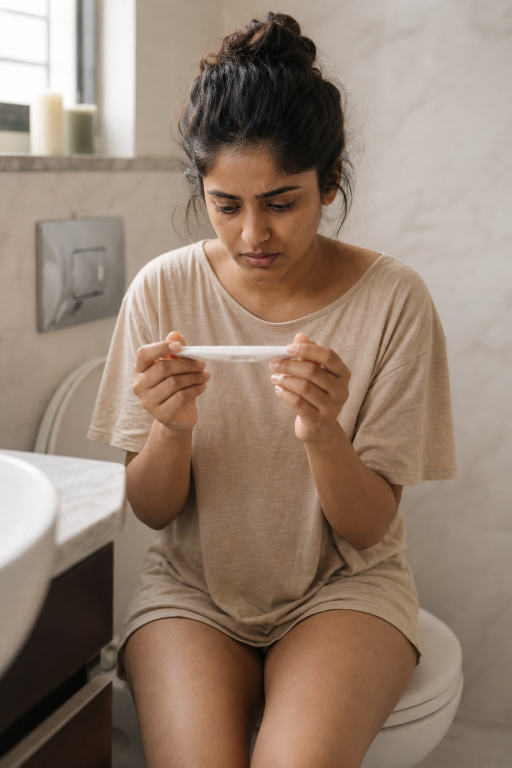
#> input picture reel2/img/01_test.png, 1024 x 1536 px (shown at 1/2 size)
$ python -i render.py   (imports and definitions only)
#> lines starting #> are read from the running program, lines starting #| are printed output that depends on the picture
"""Late-period explainer reel: Ken Burns scenes, transitions, overlays, word-synced captions.
Writes raw frames to ffmpeg -> video_noaudio.mp4 (1080x1920, 30 fps)."""
import json, math, os, re, subprocess, sys
from multiprocessing import Pool
import numpy as np
from PIL import Image, ImageDraw, ImageFont, ImageFilter, ImageChops

ROOT = os.path.dirname(os.path.abspath(__file__))
W, H, FPS = 1080, 1920, 30
DUR = 43.3
NF = int(DUR * FPS)
FD = '/usr/share/fonts/opentype/inter/'
_fc = {}
def F(name, size):
    k = (name, size)
    if k not in _fc: _fc[k] = ImageFont.truetype(FD + name, size)
    return _fc[k]

PINK = (255, 79, 139); PINK_SOFT = (255, 176, 205); MINT = (110, 231, 190); YEL = (255, 214, 92)
WHITE = (255, 255, 255); PLUM = (38, 14, 44); INK = (20, 10, 24)

def clamp(x, a=0.0, b=1.0): return a if x < a else b if x > b else x
def ease_io(x): x = clamp(x); return x * x * (3 - 2 * x)
def ease_out(x): x = clamp(x); return 1 - (1 - x) ** 3
def ease_in(x): x = clamp(x); return x ** 3
def back_out(x, s=1.9):
    x = clamp(x); x -= 1; return x * x * ((s + 1) * x + s) + 1
def ramp(t, t0, d): return clamp((t - t0) / d)

# ---------------------------------------------------------------- scenes
# (image, start, end, zoom0, zoom1, (fx0, fy0), (fx1, fy1)) focus = normalized source point at frame centre
SCENES = [
    ('01_test.png',      0.00, 3.20, 1.30, 1.12, (.50, .44), (.50, .40)),
    ('02_confused.png',  3.20, 5.45, 1.10, 1.24, (.50, .45), (.50, .36)),
    ('03_calendar.png',  5.45, 8.42, 1.28, 1.08, (.28, .50), (.45, .52)),
    ('04_stress.png',    8.42, 8.98, 1.18, 1.28, (.52, .40), (.52, .38)),
    ('05_exams.png',     8.98, 9.94, 1.28, 1.16, (.50, .45), (.50, .48)),
    ('06_travel.png',    9.94, 10.72, 1.10, 1.22, (.45, .45), (.52, .45)),
    ('07_unwell.png',   10.72, 11.74, 1.24, 1.12, (.48, .38), (.48, .42)),
    ('08_gym.png',      11.74, 14.10, 1.08, 1.22, (.50, .55), (.50, .40)),
    ('09_thyroid.png',  14.10, 15.24, 1.14, 1.26, (.55, .42), (.62, .40)),
    ('09b_pcos.png',    15.24, 17.20, 1.30, 1.12, (.35, .22), (.40, .35)),
    ('10_waiting.png',  17.20, 19.72, 1.08, 1.20, (.45, .50), (.55, .42)),
    ('11_journal.png',  19.72, 23.26, 1.25, 1.10, (.55, .58), (.50, .50)),
    ('12_months.png',   23.26, 27.12, 1.10, 1.22, (.30, .50), (.60, .50)),
    ('14_doctor.png',   27.12, 28.40, 1.22, 1.10, (.32, .48), (.40, .50)),
    ('15_testbox.png',  28.40, 32.72, 1.08, 1.26, (.50, .55), (.45, .62)),
    ('16_phone.png',    32.72, 35.72, 1.24, 1.10, (.55, .48), (.52, .50)),
    ('17_guide.png',    35.72, 40.48, 1.08, 1.20, (.40, .45), (.40, .42)),
    ('18_friends.png',  40.48, DUR,   1.22, 1.08, (.52, .45), (.50, .48)),
]
# transition style into scene i (i>=1)
TRANS = ['', 'zoom', 'whip', 'flash', 'zoom', 'whip', 'zoom', 'whip', 'flash', 'zoom', 'fade', 'whip',
         'zoom', 'flash', 'whip', 'zoom', 'whip', 'fade']
TD = {'zoom': 0.30, 'whip': 0.28, 'flash': 0.30, 'fade': 0.50}

_img = {}
# [6 lines left out: function src, not called in this run]

def grade(im):
    return im  # grading is applied in numpy in finish()

# [11 lines left out: function cam, not called in this run]

def hblur(im, k):
    if k < 2: return im
    return im.resize((max(8, int(W / k)), H), Image.BILINEAR).resize((W, H), Image.BILINEAR)
# [4 lines left out: function blur, not called in this run]

def scene_at(t):
    for i, sc in enumerate(SCENES):
        if sc[1] <= t < sc[2]: return i
    return len(SCENES) - 1

def background(t):
    i = scene_at(t)
    # transition window around cut into scene i, and cut into scene i+1
    if i + 1 < len(SCENES):
        cut = SCENES[i + 1][1]; kind = TRANS[i + 1]; d = TD[kind]
        if t >= cut - d / 2: return transition(i, i + 1, cut, kind, d, t)
    if i >= 1:
        cut = SCENES[i][1]; kind = TRANS[i]; d = TD[kind]
        if t < cut + d / 2: return transition(i - 1, i, cut, kind, d, t)
    return cam(i, t)

# [20 lines left out: function transition, not called in this run]

# ---------------------------------------------------------------- grading / finishing
yy = np.linspace(-1, 1, H)[:, None]; xx = np.linspace(-1, 1, W)[None, :]
VIG = (1 - 0.30 * np.clip((xx ** 2 * 0.8 + yy ** 2 * 0.6) - 0.15, 0, 1)).astype(np.float32)[..., None]
TOPG = np.clip(1 - (np.arange(H) / (H * 0.30)), 0, 1)[:, None, None].astype(np.float32) ** 1.6
BOTG = np.clip((np.arange(H) - H * 0.55) / (H * 0.45), 0, 1)[:, None, None].astype(np.float32) ** 1.4
_rng = np.random.default_rng(3)
GRAIN = [(_rng.normal(0, 1, (H // 2, W // 2)).astype(np.float32)) for _ in range(6)]
# [17 lines left out: functions finish, shadowed, not called in this run]

def sprite(w, h): return Image.new('RGBA', (w, h), (0, 0, 0, 0))

# [9 lines left out: function place, not called in this run]

_sp = {}
# [27 lines left out: functions pill, txt, not called in this run]

# icons drawn into a pill: (draw, cx, cy, r)
def ic_minus(d, cx, cy, r):
    d.ellipse((cx - r, cy - r, cx + r, cy + r), fill=WHITE); d.rounded_rectangle((cx - r * .55, cy - r * .13, cx + r * .55, cy + r * .13), 4, fill=PINK)
def ic_check(d, cx, cy, r):
    d.ellipse((cx - r, cy - r, cx + r, cy + r), fill=MINT)
    d.line([(cx - r * .45, cy + r * .02), (cx - r * .1, cy + r * .38), (cx + r * .5, cy - r * .35)], fill=PLUM, width=max(3, int(r * .26)), joint='curve')
# [4 lines left out: function ic_plus, not called in this run]
def ic_dot(col):
    def f(d, cx, cy, r): d.ellipse((cx - r * .42, cy - r * .42, cx + r * .42, cy + r * .42), fill=col)
    return f
# [10 lines left out: functions ic_num, pop, not called in this run]
def out(t, t1, d=0.22):  # multiplier for fade-out at t1
    return 1 - ease_in((t - t1) / d) if t > t1 else 1.0

# ---------------------------------------------------------------- overlays
TOPY = 330
# [187 lines left out: functions overlays, clock, cal7, plane, comment_box, not called in this run]

# ---------------------------------------------------------------- captions
# [1 line not run here, left out]
FIX = {'read': 'READ', 'pcos': 'PCOS'}
EMPH = {'late', 'negative', 'reasons', 'stress', 'exams', 'travel', 'unwell', 'weight', 'exercise', 'thyroid', 'pcos', 'waiting',
        'once', 'note', '3', 'months', 'doctor', 'pregnancy', 'week', 'follow', 'friday', 'read', 'guide', 'question', 'friend', 'panicking', '10', 'days'}
# [3 lines not run here, left out]

def build_chunks():
    ch, cur = [], []
    for i, w in enumerate(WORDS):
        cur.append(w)
        nxt = WORDS[i + 1] if i + 1 < len(WORDS) else None
        L = sum(len(x['t']) for x in cur) + len(cur)
        brk = nxt is None or w['p'] or (nxt['s'] - w['e'] > 0.28) or len(cur) >= 3 or L + len(nxt['t']) > 17
        if brk: ch.append(cur); cur = []
    out = []
    for k, c in enumerate(ch):
        s = c[0]['s'] - 0.06
        nxt = ch[k + 1][0]['s'] - 0.06 if k + 1 < len(ch) else DUR
        e = min(nxt, c[-1]['e'] + 0.55)
        out.append((s, e, c))
    return out
# [1 line that did not run here, left out]
CAPY = 1395
CF = F('InterDisplay-Black.otf', 84)

# [38 lines left out: functions word_sprite, captions, not called in this run]

# ---------------------------------------------------------------- frame
def frame(fi):
    t = fi / FPS
    bg = background(t)
    bg = finish(bg, fi).convert('RGBA')
    overlays(bg, t)
    captions(bg, t)
    return bg.convert('RGB').tobytes()

def render(frames):
    return [frame(f) for f in frames]

# [16 lines not run here, left out]

>>> import cv2
>>> picture = cv2.imread('img/01_test.png', cv2.IMREAD_GRAYSCALE)
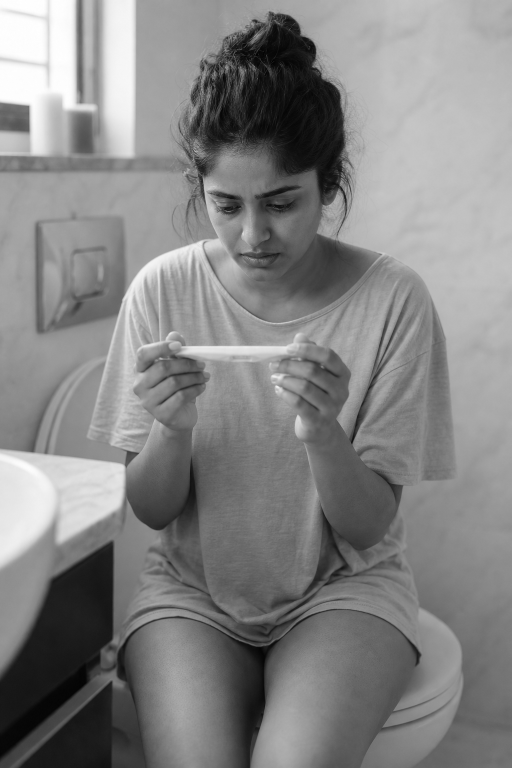
#> picture: shape (1536, 1024) (shown at 1/2 size); min 0, max 255, mean 132.2
>>> result = render(picture)
#> (the run stopped early here; a loop or call above may not have finished)
